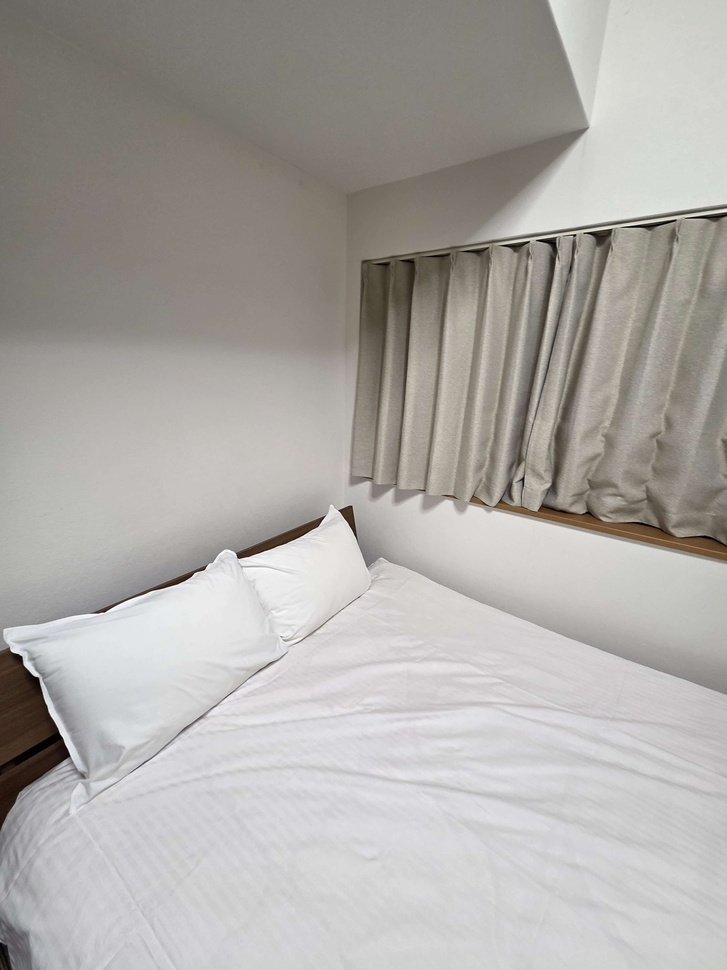
#> input picture sample_images/test5.jpg, 727 x 970 px, shrunk from 1200 x 1600 before the run, found by its file name
$ python 'cartoon rendering.py'   (older library calls are emulated)
#> lines starting #> are read from the running program, lines starting #| are printed output that depends on the picture; after the words box and inside, x2 and y2 are one past the last pixel; in counts of white or black regions, pixels touching at a corner belong together
import cv2
import numpy as np

img_name = "test5"


img = cv2.imread(img_name + ".jpg")
#> img is the input picture: shape (970, 727, 3); mean B, G, R 165.9, 169.7, 172.7
if img is None:
    print("이미지를 불러올 수 없습니다.")
    exit()


# edge 탐지
# 흑백(gray)으로 전환, noise 제거
gray = cv2.cvtColor(img, cv2.COLOR_BGR2GRAY)
gray = cv2.medianBlur(gray, 7)
# Sobel(edge 찾기)
sobelx = cv2.Sobel(gray, cv2.CV_64F, 1, 0)
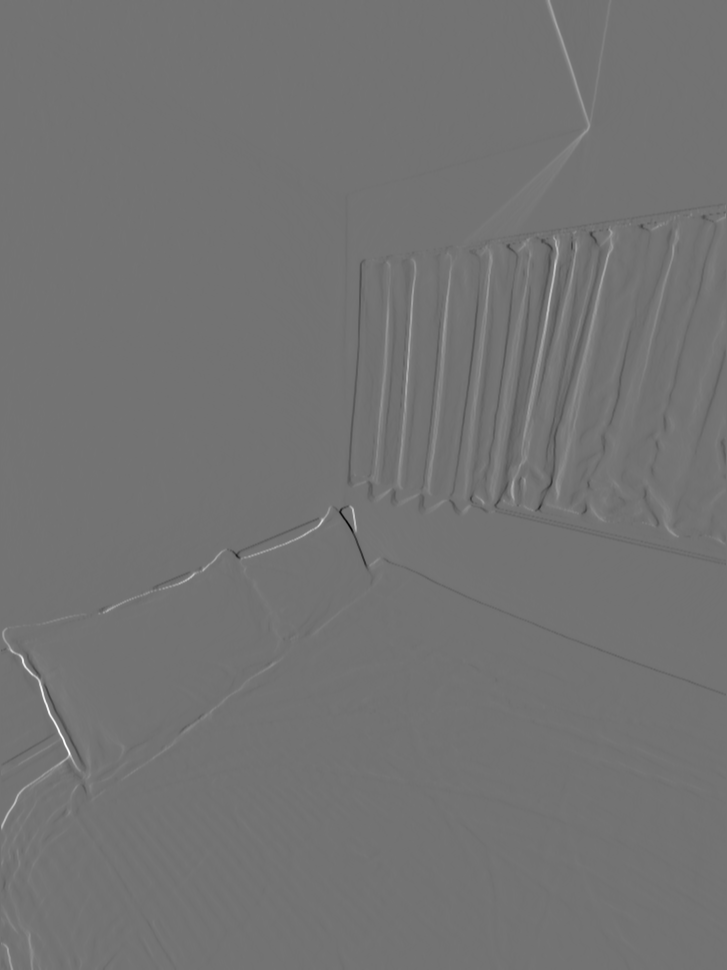
#> sobelx: shape (970, 727) float64; min -633, max 767, mean 0.6; drawn with min black and max white
sobely = cv2.Sobel(gray, cv2.CV_64F, 0, 1)
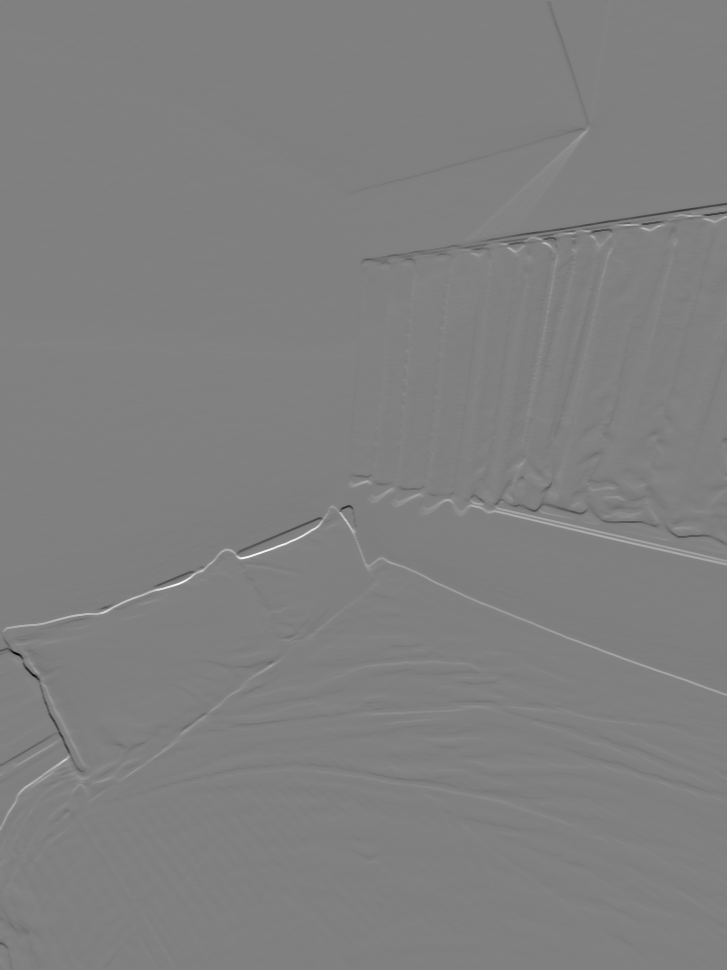
#> sobely: shape (970, 727) float64; min -720, max 709, mean 0.5; drawn with min black and max white
mag = np.sqrt(sobelx**2 + sobely**2)
mag = cv2.convertScaleAbs(mag)
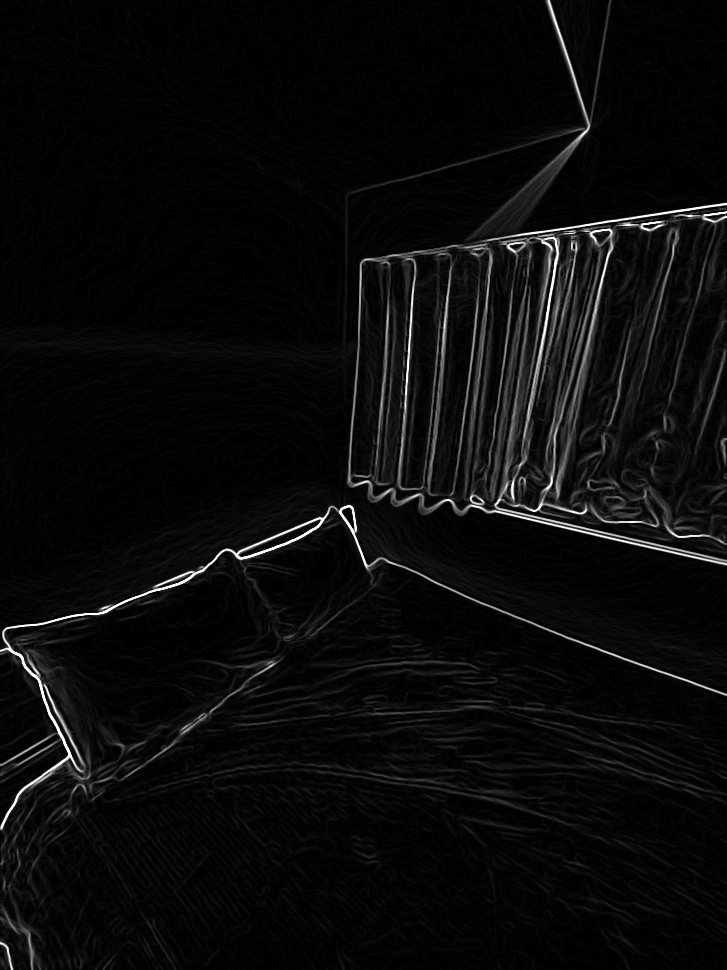
#> mag: shape (970, 727); min 0, max 255, mean 10.8
# Threshold(noise 제거)
_, edges = cv2.threshold(mag, 40, 255, cv2.THRESH_BINARY)
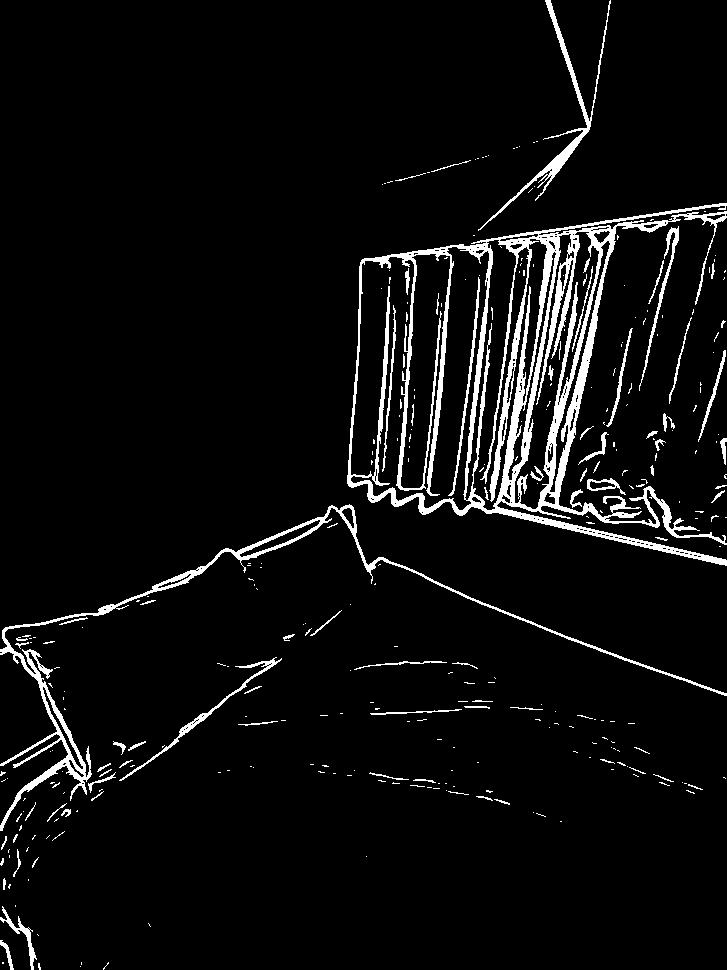
#> edges: shape (970, 727); 5.5% white; 321 white regions (243 under 20 px), largest, box (x1, y1, x2, y2) and area: (347, 203, 727, 566) 23348, (0, 504, 727, 831) 5773, (478, 0, 611, 231) 1754


# 색 필터
color = img.copy()
for _ in range(2):
    color = cv2.bilateralFilter(color, 9, 300, 300)
Z = color.reshape((-1, 3))
Z = np.float32(Z)
# k-mean(색상 단순화)
K = 10
criteria = (cv2.TERM_CRITERIA_EPS + cv2.TERM_CRITERIA_MAX_ITER, 10, 1.0)
_, label, center = cv2.kmeans(Z, K, None, criteria, 10, cv2.KMEANS_RANDOM_CENTERS)
#> center = [[226.1, 224.5, 224.6], [169.2, 173.6, 176.6], [70.73, 83.35, 93.94], [205, 204.6, 205.3], [122.7, 130.4, 135.5], [187.8, 190.1, 192.2], [107.2, 115.6, 120.7], [28.6, 38.07, 52.76], [213.3, 212.7, 213.3], [147.3, 154.1, 158.8]]


# 이미지 복원
center = np.uint8(center)
#> center = [[226, 224, 224], [169, 173, 176], [70, 83, 93], [204, 204, 205], [122, 130, 135], [187, 190, 192], [107, 115, 120], [28, 38, 52], [213, 212, 213], [147, 154, 158]]
color_quantized = center[label.flatten()]
color_quantized = color_quantized.reshape(color.shape)
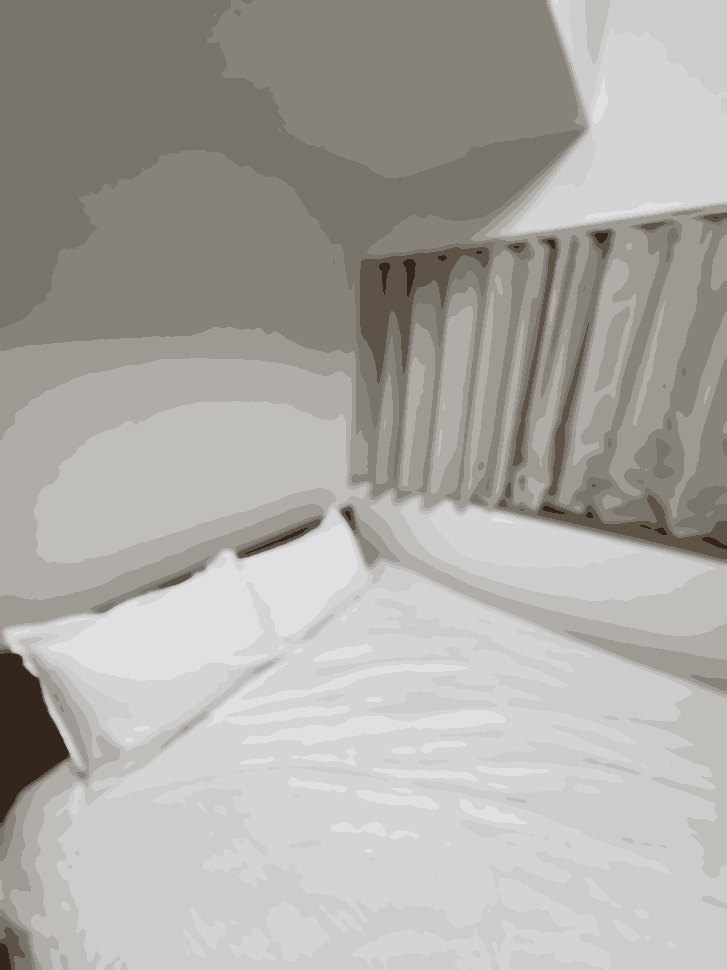
#> color_quantized: shape (970, 727, 3); mean B, G, R 165.4, 169.2, 172.3
# edge 색 반전 & 합성
edges_inv = cv2.bitwise_not(edges)
cartoon = cv2.bitwise_and(color_quantized, color_quantized, mask=edges_inv)
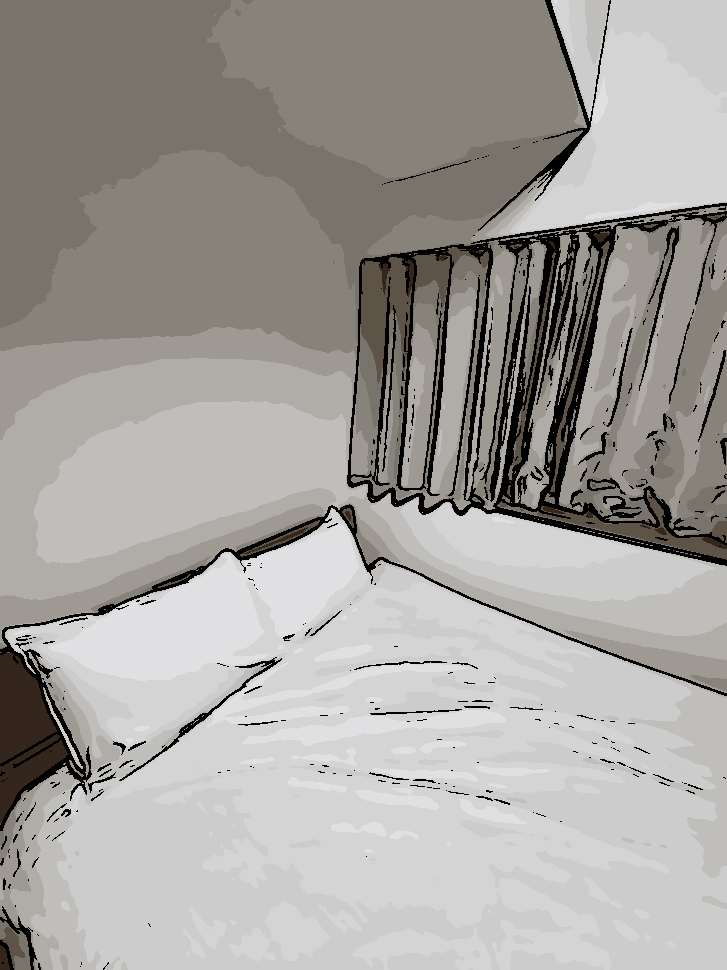
#> cartoon: shape (970, 727, 3); mean B, G, R 158, 161.4, 164.2


cv2.imshow("Original", img)
cv2.imshow("Cartoon", cartoon)
cv2.imwrite(img_name + "_cartoon_result.jpg", cartoon)
cv2.waitKey(0)
cv2.destroyAllWindows()
